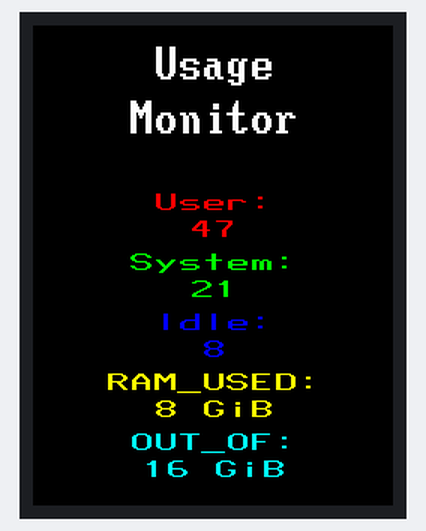
This program was run on a simulated ESP32 board running MicroPython. Shown: 240×320 colour display. Random numbers come from a fixed seed; library files of the repository ran but are not shown: st7789py.py, vga2_bold_16x32.py, vga2_16x16.py, vga1_bold_16x16.py.

Above: at 1.1 s.
At 4.3 s:
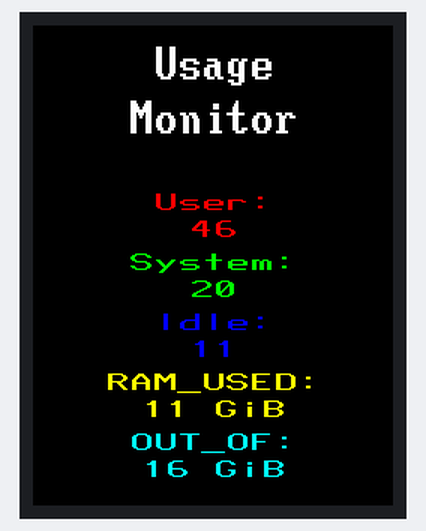
At 7.4 s:
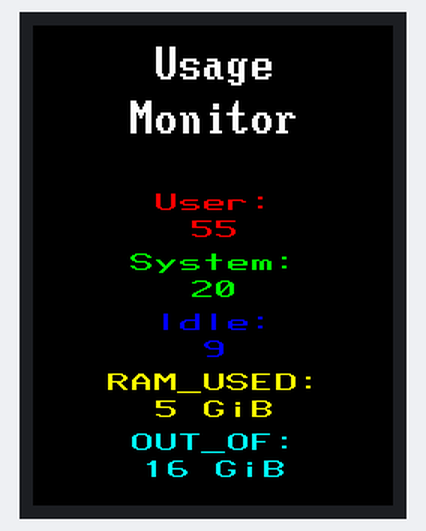
At 10.6 s:
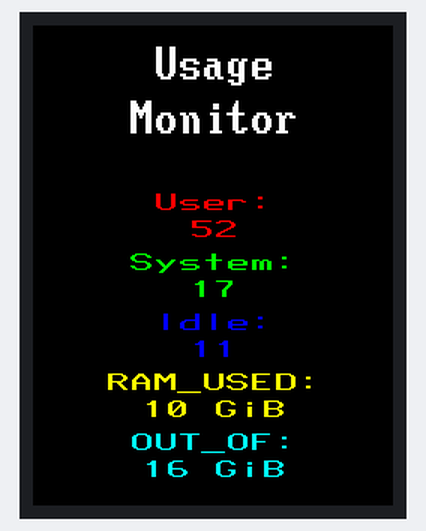
At 13.7 s:
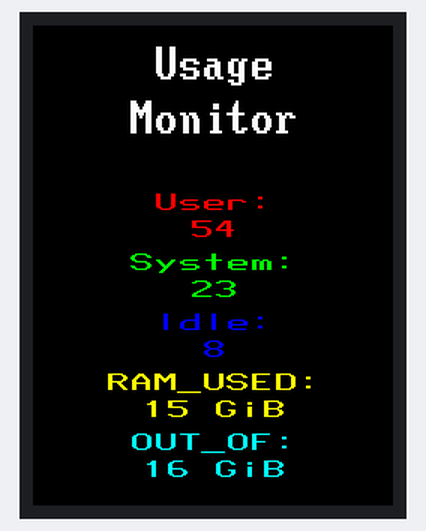
At 20.0 s:
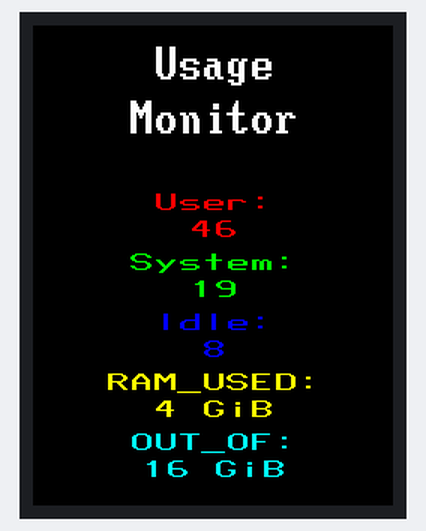

The program:

lcd_printer.py
```python
import random
import st7789py as st7789
import tft_config
from fonts import vga2_bold_16x32 as font_big
from fonts import vga2_16x16 as font_schmol
from fonts import vga1_bold_16x16 as font_pretty

import time


class LCDPrinter:
    """
    A class to handle printing to the LCD display.
    """
    def __init__(self, tft=None):
        if tft is None:
            tft = tft_config.config(tft_config.WIDE)
            tft.rotation(0)
        self.tft = tft
        self.FIRST_ROW_Y = 110
        self.FIRST_COLUMN_X = 10

        self.tft.fill(st7789.BLACK)  # Clear the screen initially
        self.print_title(st7789.WHITE)  # Print the title initially
        self.print_info("Waiting for data...", 10, self.FIRST_ROW_Y,
                        st7789.WHITE, font=font_pretty)
        self.colors = [
            st7789.RED, st7789.GREEN, st7789.BLUE, st7789.YELLOW,
            st7789.CYAN, st7789.MAGENTA]

    def print_text(self, text, x, y, color=st7789.WHITE, font=font_schmol):
        """
        Print text on the TFT display at specified coordinates.
        :param text: The text to print.
        :param x: The x-coordinate for the text.
        :param y: The y-coordinate for the text.
        :param color: The color of the text (default is white).
        :param font: The font to use for the text (default is font_schmol).
        :return: None
        """
        self.tft.text(font, text, x, y, color)

    def print_title(self, color=st7789.WHITE):
        """
        Print the title "Usage Monitor" on the TFT display.
        :param color: The color of the title text (default is white).
        :return: None
        """

        self.tft.fill(st7789.BLACK)
        # Center "Activity" and "Monitor" on separate lines
        screen_width = self.tft.physical_width
        text1 = "Usage"
        text2 = "Monitor"
        # Calculate text width using font_big.WIDTH and len
        text1_width = len(text1) * font_big.WIDTH
        text2_width = len(text2) * font_big.WIDTH
        x1 = (screen_width - text1_width) // 2
        x2 = (screen_width - text2_width) // 2
        self.print_text(text1, x1, self.FIRST_COLUMN_X, color, font=font_big)
        self.print_text(text2, x2, self.FIRST_COLUMN_X + font_big.HEIGHT + 4,
                        color, font=font_big)

    def clear_display_under_title(self):
        """
        Clear the display area under the title.
        This method fills the area below the title with black color.
        :return: None
        """
        screen_height = self.tft.physical_height
        screen_width = self.tft.physical_width
        title_height = 2 * (font_big.HEIGHT + 4)
        # Fill the area below the title with black color
        self.tft.fill_rect(0, title_height, screen_width,
                           screen_height - title_height, st7789.BLACK)


    def print_info(self, text, x, y, color=st7789.WHITE, font=font_pretty):
        """
        Print information text on the TFT display, wrapping words to new lines if they would overflow.
        :param text: The text to print.
        :param x: The x-coordinate for the text.
        :param y: The y-coordinate for the text.
        :param color: The color of the text (default is white).
        :param font: The font to use for the text (default is font_schmol).
        :return: None
        """

        screen_width = self.tft.physical_width
        words = text.split()
        lines = []
        current_line = ""
        for word in words:
            # Predict width if we add this word
            test_line = (current_line + " " + word).strip()
            test_width = len(test_line) * font.WIDTH
            if test_width + x > screen_width and current_line:
                lines.append(current_line)
                current_line = word
            else:
                if current_line:
                    current_line += " "
                current_line += word
        if current_line:
            lines.append(current_line)
        for i, line in enumerate(lines):
            self.tft.text(font, line, x, y + i * (font.HEIGHT + 2), color)


    def print_usage(self, usage_dict):
        """
        Display Usage statistics on the TFT display.
        :param usage_dict: A dictionary containing usage data with keys "User", "System", "Idle", etc.
        """

        # Clear the display area under the title
        self.clear_display_under_title()

        # Print the usage statistics
        screen_width = self.tft.physical_width
        order = ["User", "System", "Idle", "RAM_USED", "OUT_OF"]
        max_height = 0
        for idx, key in enumerate(order):
            if key in usage_dict:
                value = usage_dict[key]
                color = self.colors[idx % len(self.colors)]
                y = self.FIRST_ROW_Y + idx * (font_schmol.HEIGHT * 2 + 8)
                max_height += y
                key_text = f"{key}:"
                value_text = f"{value}"
                key_width = len(key_text) * font_schmol.WIDTH
                value_width = len(value_text) * font_schmol.WIDTH
                key_x = (screen_width - key_width) // 2
                value_x = (screen_width - value_width) // 2

                self.print_text(key_text,
                    key_x,
                    y,
                    color,
                    font=font_schmol)
                self.print_text(value_text,
                    value_x,
                    y + font_schmol.HEIGHT + 2,
                    color,
                    font=font_schmol)


# Example usage
if __name__ == "__main__":
    printer = LCDPrinter()
    while True:
        cpu = random.randint(45, 55)
        ram = random.randint(17, 23)
        disk = random.randint(8, 12)
        MAX_RAM = 16

        usage_dict = {
            "User": f"{cpu}",
            "System": f"{ram}",
            "Idle": f"{disk}",
            "RAM_USED": f"{random.randint(MAX_RAM//4, MAX_RAM)} GiB",
            "OUT_OF": f"{MAX_RAM} GiB"
        }
        printer.print_usage(usage_dict)
        time.sleep(3)
```

tft_config.py
```python
# tft_config.py
from machine import Pin, SPI
import st7789py as st7789

# Your display pins (SPI3)
def config(mode=None):
    spi = SPI(
        2,                             # SPI3
        baudrate=80_000_000,
        polarity=1,
        phase=1,
        sck=Pin(40),
        mosi=Pin(45),
    )

    return st7789.ST7789(
        spi,
        240,
        320,
        reset=Pin(39, Pin.OUT),
        cs=Pin(42, Pin.OUT),
        dc=Pin(41, Pin.OUT),
        backlight=Pin(5, Pin.OUT),
        rotation=0,
    )

WIDE = 0  # Used by example for optional orientation logic
```

Measured:
- what the display in image 0 shows lasts 3.1 s, from 1.0 s to 4.1 s
